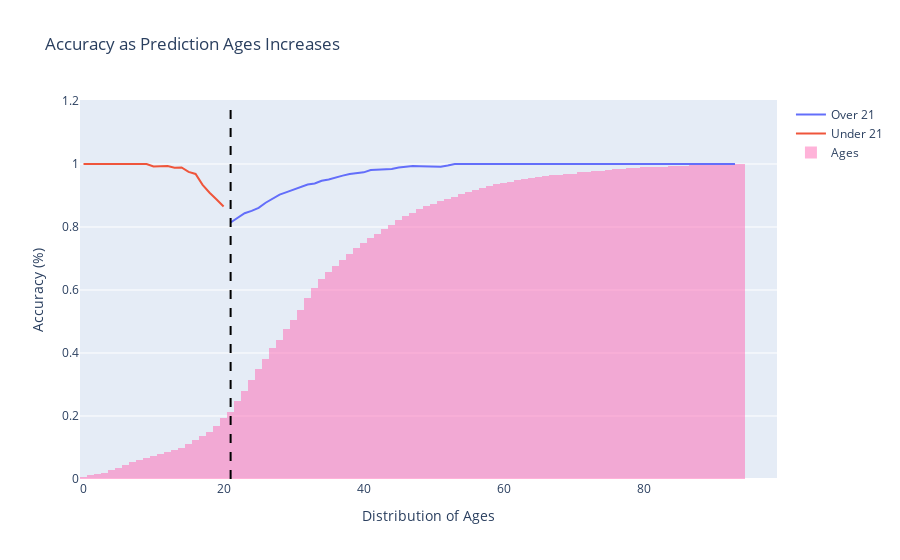

Notebook code cell kept with this figure:
### Code cell
import plotly.graph_objects as go

# Create plot
fig = go.Figure()

# Add a line plot for the accuracy over 21
fig.add_trace(go.Scatter(x=[list(x.keys())[0] for x in accuracy_over_21],
                         y=[list(x.values())[0] for x in accuracy_over_21],
                         mode='lines',
                         name='Over 21'))

# Add a line plot for the accuracy under 21
fig.add_trace(go.Scatter(x=[list(x.keys())[0] for x in accuracy_under_21],
                         y=[list(x.values())[0] for x in accuracy_under_21],
                         mode='lines',
                         name='Under 21'))

# Add horizontal line at age 21
fig.add_shape(type="line", x0=21, y0=0, x1=21, y1=1.2, line=dict(color="black", width=2, dash="dash"))

# Add histogram of predicted ages as a percentage with Gaussian kernel density estimation
fig.add_trace(go.Histogram(x=df['predicted'],
                            nbinsx=100,
                            name='Ages',
                            marker_color='hotpink',
                            histnorm='probability',  # Normalize histogram to probability
                            cumulative_enabled=True,  # Enable cumulative accumulation
                            opacity=0.5,
                            marker=dict(color='rgba(0,0,0,0)')  # Make the histogram transparent
                            ))

# Update layout
fig.update_layout(title='Accuracy as Prediction Ages Increases',
                  xaxis_title='Distribution of Ages',
                  yaxis_title='Accuracy (%)')

# Show plot
fig.show()

### Figure 1 — Plotly figure (JSON) as saved in the notebook; plotly's stock layout.template omitted (floating-point values rounded to 4 significant figures; data arrays with more than 128 entries replaced by an {"elided": "..."} marker saying what was removed)
{"data": [{"mode": "lines", "name": "Over 21", "type": "scatter", "x": [21, 22, 23, 24, 25, 26, 27, 28, 29, 30, 31, 32, 33, 34, 35, 36, 37, 38, 39, 40, 41, 42, 43, 44, 45, 46, 47, 48, 49, 50, 51, 52, 53, 54, 55, 56, 57, 58, 59, 60, 61, 62, 63, 64, 65, 66, 67, 68, 69, 70, 71, 72, 73, 74, 75, 76, 77, 78, 79, 80, 81, 82, 83, 84, 85, 86, 87, 88, 89, 90, 91, 92, 93, 94, 95, 96, 97, 98, 99], "y": [0.8143, 0.8279, 0.8438, 0.8512, 0.861, 0.8771, 0.891, 0.9029, 0.9108, 0.9189, 0.9256, 0.9347, 0.9384, 0.9469, 0.9511, 0.9577, 0.9631, 0.9681, 0.9712, 0.9735, 0.9806, 0.9814, 0.9827, 0.9843, 0.9887, 0.9908, 0.9934, 0.9929, 0.9924, 0.9919, 0.9914, 0.9953, 1, 1, 1, 1, 1, 1, 1, 1, 1, 1, 1, 1, 1, 1, 1, 1, 1, 1, 1, 1, 1, 1, 1, 1, 1, 1, 1, 1, 1, 1, 1, 1, 1, 1, 1, 1, 1, 1, 1, 1, 1, null, null, null, null, null, null]}, {"mode": "lines", "name": "Under 21", "type": "scatter", "x": [0, 1, 2, 3, 4, 5, 6, 7, 8, 9, 10, 11, 12, 13, 14, 15, 16, 17, 18, 19, 20], "y": [1, 1, 1, 1, 1, 1, 1, 1, 1, 1, 0.9924, 0.9932, 0.9935, 0.9883, 0.9891, 0.9749, 0.9685, 0.9339, 0.9088, 0.8874, 0.8649]}, {"cumulative": {"enabled": true}, "histnorm": "probability", "marker": {"color": "hotpink"}, "name": "Ages", "nbinsx": 100, "opacity": 0.5, "type": "histogram", "x": {"elided": "1897 float values"}}], "layout": {"shapes": [{"line": {"color": "black", "dash": "dash", "width": 2}, "type": "line", "x0": 21, "x1": 21, "y0": 0, "y1": 1.2}], "title": {"text": "Accuracy as Prediction Ages Increases"}, "xaxis": {"title": {"text": "Distribution of Ages"}}, "yaxis": {"title": {"text": "Accuracy (%)"}}}}
